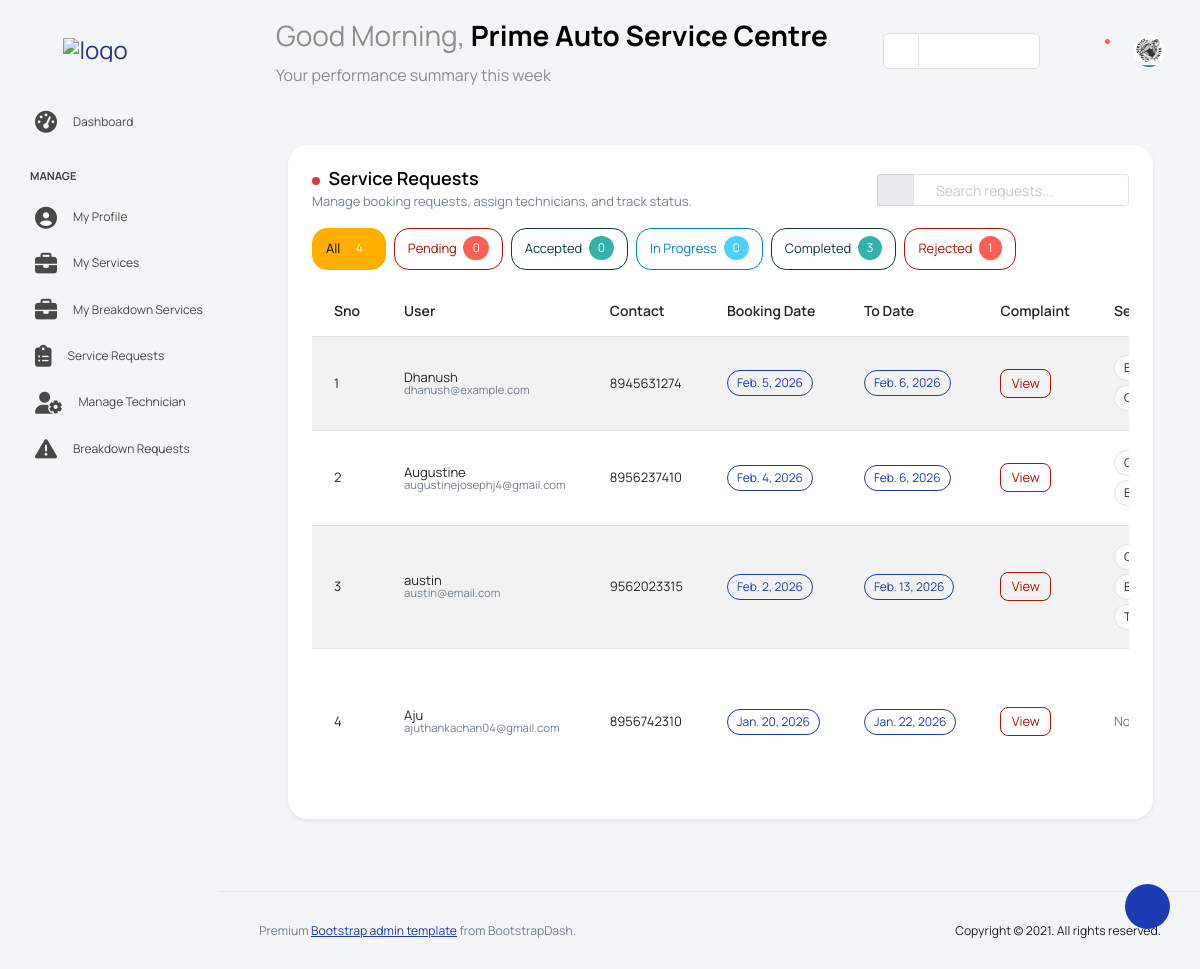
/ServiceCenter/service_request/ (signed in), run on the app's committed database.
### Guest/models.py (models this page shows)
class tbl_servicecenter(models.Model):
    servicecenter_name=models.CharField(max_length=50)
    servicecenter_email=models.CharField(max_length=50)
    servicecenter_contact=models.CharField(max_length=50)
    servicecenter_address=models.CharField(max_length=50)
    servicecenter_logo=models.FileField(upload_to='Assets/ServicecenterDocs/')
    servicecenter_license=models.FileField(upload_to='Assets/ServicecenterDocs/')
    servicecenter_password=models.CharField(max_length=50)
    servicecenter_status=models.IntegerField(default=0)
    servicecenter_regdate=models.DateField(auto_now_add=True)
    place=models.ForeignKey(tbl_place,on_delete=models.CASCADE)

class tbl_user(models.Model):
    user_name=models.CharField(max_length=50)
    user_gender=models.CharField(max_length=50)
    contact_number=models.CharField(max_length=50)
    user_email=models.CharField(max_length=50)
    password=models.CharField(max_length=50)
    place=models.ForeignKey(tbl_place,on_delete=models.CASCADE)
    address=models.CharField(max_length=50)
    image=models.FileField(upload_to='Assets/UserDocs/')
    user_status=models.IntegerField(default=0)

### User/models.py (models this page shows)
class tbl_booking(models.Model):
    booking_date=models.DateField(auto_now_add=True)
    booking_todate=models.DateField()
    booking_status=models.IntegerField(default=0)
    booking_complaints=models.CharField(max_length=50)
    user=models.ForeignKey(tbl_user,on_delete=models.CASCADE)
    servicecenter=models.ForeignKey(tbl_servicecenter,on_delete=models.CASCADE)
    vehicle=models.ForeignKey(tbl_vehicle,on_delete=models.CASCADE)
    technician=models.ForeignKey(tbl_technician,on_delete=models.CASCADE,null=True)

### ServiceCenter/views.py (the view)
# urls.py: path('service_request/',views.service_requests,name="service_request"),
def service_requests(request):
    if 'cid' not in request.session:
      return redirect("Guest:Login")
    else:
        servicecenter=tbl_servicecenter.objects.get(id=request.session['cid'])
        bookingdata=tbl_booking.objects.filter(servicecenter_id=request.session['cid']).order_by('-id')
        for booking in bookingdata:
            booking.services=tbl_booking_services.objects.filter(booking=booking)
        return render(request,"ServiceCenter/ServiceRequest.html",{'data':bookingdata,'Data': servicecenter})

### ServiceCenter/Templates/ServiceCenter/ServiceRequest.html (shortened to what this page needs)
{% extends 'ServiceCenter/Head_service.html' %}
{% block content %}
<div class="container-xxl py-4">
  <div class="row">
    <div class="col-lg-12 grid-margin stretch-card">
      <div class="card shadow-sm">
        <div class="card-body">
          <div class="d-flex flex-wrap justify-content-between align-items-center gap-2 mb-3">
            <div>
              <h4 class="card-title mb-1">
              <span class="blink-dot"></span> Service Requests</h4>
              <p class="card-description mb-0">Manage booking requests, assign technicians, and track status.</p>
            </div>
            <div class="d-flex gap-2">
              <div class="input-group">
                <span class="input-group-text">
                  <i class="mdi mdi-magnify"></i>
                </span>
                <input id="tableSearch" type="text" class="form-control" placeholder="Search requests...">
              </div>
            </div>
          </div>
<div class="d-flex flex-wrap gap-2 mb-3" id="statusFilters">
  <button class="btn btn-sm btn-outline-warning active" data-status="all">
    All <span class="badge bg-warning ms-1" id="cnt-all">0</span>
  </button>
  <button class="btn btn-sm btn-outline-danger" data-status="0">
     Pending
    <span class="badge bg-danger ms-1" id="cnt-pending">0</span>
  </button>
  <button class="btn btn-sm btn-outline-success" data-status="1">
    Accepted <span class="badge bg-success ms-1" id="cnt-accepted">0</span>
  </button>
  <button class="btn btn-sm btn-outline-info" data-status="inprogress">
    In Progress <span class="badge bg-info ms-1" id="cnt-inprogress">0</span>
  </button>
  <button class="btn btn-sm btn-outline-success" data-status="completed">
    Completed <span class="badge bg-success ms-1" id="cnt-completed">0</span>
  </button>
  <button class="btn btn-sm btn-outline-danger" data-status="2">
    Rejected <span class="badge bg-danger ms-1" id="cnt-rejected">0</span>
  </button>
</div>
          <form method="post">
            <div class="table-responsive">
              <table class="table table-striped align-middle" id="requestsTable">
                <thead>
                  <tr>
                    <th style="width:70px;">Sno</th>
                    <th>User</th>
                    <th>Contact</th>
                    <th>Booking Date</th>
                    <th>To Date</th>
                    <th>Complaint</th>
                    <th>Service Type</th>
                  </tr>
                </thead>
                <tbody>
                  {% for i in data %}
                  <tr data-status="{{ i.booking_status }}">
                    <td class="fw-semibold">{{ forloop.counter }}</td>
                    <td>
                      <div class="d-flex flex-column">
                        <span class="fw-semibold">{{ i.user.user_name }}</span>
                        <small class="text-muted">{{ i.user.user_email }}</small>
                      </div>
                    </td>
                    <td>
                      <span class="fw-semibold">{{ i.user.contact_number }}</span>
                    </td>
                    <td>
                      <span class="badge badge-outline-primary">{{ i.booking_date }}</span>
                    </td>
                    <td>
                      <span class="badge badge-outline-primary">{{ i.booking_todate }}</span>
                    </td>
                    <td style="max-width: 240px;">
                          {% if i.booking_complaints %}
                            <button
                              type="button"
                              class="btn btn-sm btn-outline-danger"
                              data-bs-toggle="modal"
                              data-bs-target="#complaintModal"
                              data-complaint="{{ i.booking_complaints|escapejs }}"
                              data-user="{{ i.user.user_name }}"
                              data-booking="#{{ i.id }}"
                            >
                              View
                            </button>
                          {% else %}
                            <span class="text-muted">—</span>
                          {% endif %}
                      </td>
                       <td style="max-width:220px;">
                          <div class="d-flex flex-wrap gap-1">
                            {% for bs in i.services %}
                              <span class="badge bg-light text-dark border">
                              </span>
                            {% empty %}
                              <span class="text-muted">No services</span>
                            {% endfor %}
                          </div>
                        </td>
                  </tr>
                  {% empty %}
                  <tr>
                    <td colspan="9" class="text-center py-4 text-muted">
                      No service requests found.
                    </td>
                  </tr>
                  {% endfor %}
                </tbody>
              </table>
            </div>
          </form>
        </div>
      </div>
    </div>
  </div>
</div>
{% endblock content %}

### ServiceCenter/Templates/ServiceCenter/Head_service.html (shortened to what this page needs)
{% load static %}
<!DOCTYPE html>
<html lang="en">
<head>
  <link rel="stylesheet" href="{% static 'ServiceCenter/vendors/feather/feather.css' %}">
  <link rel="stylesheet" href="{% static 'ServiceCenter/vendors/mdi/css/materialdesignicons.min.css' %}">
  <link rel="stylesheet" href="{% static 'ServiceCenter/vendors/ti-icons/css/themify-icons.css' %}">
  <link rel="stylesheet" href="{% static 'ServiceCenter/vendors/typicons/typicons.css' %}">
  <link rel="stylesheet" href="{% static 'ServiceCenter/vendors/simple-line-icons/css/simple-line-icons.css' %}">
  <link rel="stylesheet" href="{% static 'ServiceCenter/vendors/css/vendor.bundle.base.css' %}">
  <link rel="stylesheet" href="{% static 'ServiceCenter/vendors/datatables.net-bs4/dataTables.bootstrap4.css' %}">
  <link rel="stylesheet" href="{% static 'ServiceCenter/js/select.dataTables.min.css' %}">
  <link rel="stylesheet" href="{% static 'ServiceCenter/css/vertical-layout-light/style.css' %}">
  <link rel="stylesheet" href="https://cdnjs.cloudflare.com/ajax/libs/font-awesome/6.5.0/css/all.min.css">
</head>
<body>
<div class="container-scroller">
  <nav class="navbar default-layout col-lg-12 col-12 p-0 fixed-top d-flex align-items-top flex-row">
    <div class="text-center navbar-brand-wrapper d-flex align-items-center justify-content-start">
      <div class="me-3">
        <button class="navbar-toggler navbar-toggler align-self-center" type="button" data-bs-toggle="minimize">
          <span class="icon-menu"></span>
        </button>
      </div>
      <div>
        <a class="navbar-brand brand-logo" href="{% url 'ServiceCenter:HomePage' %}">
          <img src="{% static 'ServiceCenter/images/GarageLive.png' %}" alt="logo">
        </a>
      </div>
    </div>
    <div class="navbar-menu-wrapper d-flex align-items-top">
      <ul class="navbar-nav">
        <li class="nav-item font-weight-semibold d-none d-lg-block ms-0">
          <h1 class="welcome-text">
            <span id="greeting"></span>,
            <span class="text-black fw-bold">{{ Data.servicecenter_name }}</span>
          </h1>
          <h3 class="welcome-sub-text">Your performance summary this week</h3>
        </li>
      </ul>
      <ul class="navbar-nav ms-auto">
        <li class="nav-item d-none d-lg-block">
          <div id="datepicker-popup" class="input-group date datepicker navbar-date-picker">
            <span class="input-group-addon input-group-prepend border-right">
              <span class="icon-calendar input-group-text calendar-icon"></span>
            </span>
            <input type="text" class="form-control">
          </div>
        </li>
        <li class="nav-item dropdown">
          <a class="nav-link count-indicator" id="notificationDropdown" href="#" data-bs-toggle="dropdown">
            <i class="icon-mail icon-lg"></i>
          </a>
        </li>
        <li class="nav-item dropdown">
          <a class="nav-link count-indicator" id="countDropdown" href="#" data-bs-toggle="dropdown" aria-expanded="false">
            <i class="icon-bell"></i>
            <span class="count"></span>
          </a>
        </li>
        <li class="nav-item dropdown d-none d-lg-block user-dropdown">
          <a class="nav-link" id="UserDropdown" href="#" data-bs-toggle="dropdown" aria-expanded="false">
            <img class="img-xs rounded-circle" src="{{ Data.servicecenter_logo.url }}" alt="Profile image">
          </a>
        </li>
      </ul>
    </div>
  </nav>
  <div class="container-fluid page-body-wrapper">
    <div class="theme-setting-wrapper">
      <div id="settings-trigger"><i class="ti-settings"></i></div>
    </div>
    <nav class="sidebar sidebar-offcanvas" id="sidebar">
      <ul class="nav">
        <li class="nav-item">
          <a class="nav-link" href="{% url 'ServiceCenter:HomePage' %}">
            <i class="menu-icon fa-solid fa-tachometer-alt"></i>
            <span class="menu-title">Dashboard</span>
          </a>
        </li>
        <li class="nav-item nav-category">Manage</li>
        <li class="nav-item">
          <a class="nav-link" href="{% url 'ServiceCenter:profile' %}">
            <i class="menu-icon fa-solid fa-user-circle"></i>
            <span class="menu-title">My Profile</span>
          </a>
        </li>
        <li class="nav-item">
          <a class="nav-link" href="{% url 'ServiceCenter:myservices' %}">
            <i class="menu-icon fa-solid fa-briefcase"></i>
            <span class="menu-title">My Services</span>
          </a>
        </li>
         <li class="nav-item">
            <a class="nav-link" href="{% url 'ServiceCenter:my_breakdown_services' %}">
              <i class="menu-icon fa-solid fa-briefcase"></i>
              <span class="menu-title">My Breakdown Services</span>
            </a>
          </li>
        <li class="nav-item">
          <a class="nav-link" href="{% url 'ServiceCenter:service_request' %}">
            <i class="menu-icon fa-solid fa-clipboard-list"></i>
            <span class="menu-title">Service Requests</span>
          </a>
        </li>
        <li class="nav-item">
          <a class="nav-link" href="{% url 'ServiceCenter:technician' %}">
            <i class="menu-icon fa-solid fa-user-cog"></i>
            <span class="menu-title">Manage Technician</span>
          </a>
        </li>
          <li class="nav-item">
            <a class="nav-link" href="{% url 'ServiceCenter:breakdownrequest' %}">
              <i class="menu-icon fa-solid - fa-triangle-exclamation"></i>
              <span class="menu-title">Breakdown Requests</span>
            </a>
          </li>
      </ul>
    </nav>
    <div class="main-panel">
      <div class="content-wrapper">
        {% block content %}
        {% endblock content %}
      </div>
      <footer class="footer">
        <div class="d-sm-flex justify-content-center justify-content-sm-between">
          <span class="text-muted text-center text-sm-left d-block d-sm-inline-block">
            Premium <a href="https://www.bootstrapdash.com/" target="_blank">Bootstrap admin template</a> from BootstrapDash.
          </span>
          <span class="float-none float-sm-right d-block mt-1 mt-sm-0 text-center">
            Copyright © 2021. All rights reserved.
          </span>
        </div>
      </footer>
    </div>
  </div>
</div>
</body>
</html>

### ServiceCenter/Templates/ServiceCenter/Head_service.html (style rules this page uses)
.table .btn.btn-sm { border-width: 1px; border-radius: 8px; padding: 0.35rem 0.65rem; line-height: 1.2; }

### ServiceCenter/Templates/ServiceCenter/ServiceRequest.html (style rules this page uses)
.blink-dot { width: 8px; height: 8px; border-radius: 50%; display: inline-block; margin-right: 5px; background-color: #dc3545; animation: blink 1.3s infinite; }

### data on the page
tbl_servicecenter: servicecenter_name "Prime Auto Service Centre", servicecenter_logo (picture)
tbl_booking: user.user_name "Dhanush", user.user_email "dhanush@example.com", user.contact_number "8945631274", booking_date "Feb. 5, 2026", booking_todate "Feb. 6, 2026"
tbl_booking: user.user_name "Augustine", user.user_email "augustinejosephj4@gmail.com", user.contact_number "8956237410", booking_date "Feb. 4, 2026", booking_todate "Feb. 6, 2026"
tbl_booking: user.user_name "austin", user.user_email "austin@email.com", user.contact_number "9562023315", booking_date "Feb. 2, 2026", booking_todate "Feb. 13, 2026"
tbl_booking: user.user_name "Aju", user.user_email "ajuthankachan04@gmail.com", user.contact_number "8956742310", booking_date "Jan. 20, 2026", booking_todate "Jan. 22, 2026"
